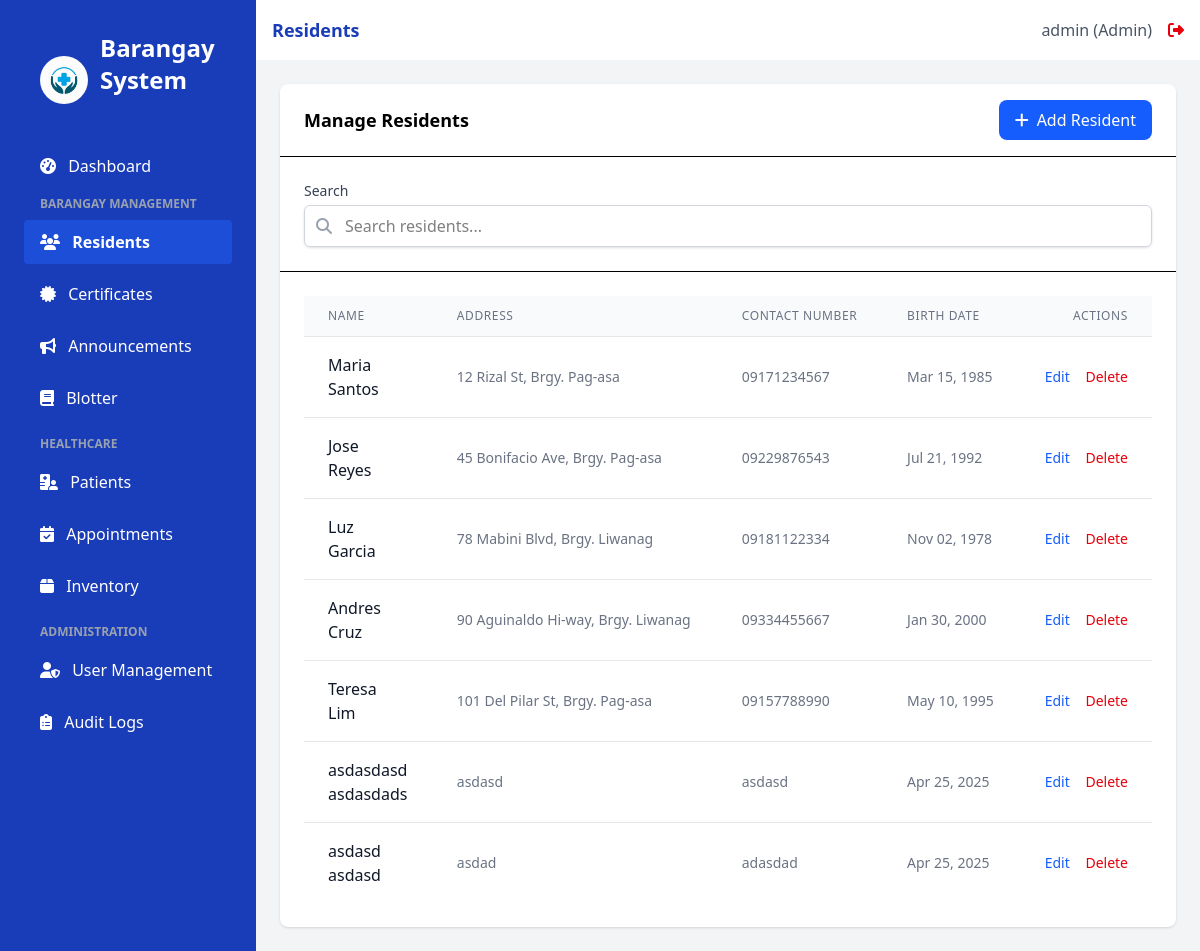
/residents (signed in), run on the app's committed database.
### app.py (models this page shows, shortened)
class User(UserMixin, db.Model):
    id = db.Column(db.Integer, primary_key=True)
    username = db.Column(db.String(100), unique=True, nullable=False)
    email = db.Column(db.String(100), unique=True, nullable=False)
    password_hash = db.Column(db.String(200), nullable=False)
    role = db.Column(db.String(20), nullable=False, default='staff')  # admin, doctor, nurse, staff
    created_at = db.Column(db.DateTime, default=datetime.utcnow)
    issued_certificates = db.relationship('Certificate', backref='issuer', lazy=True)

class Resident(db.Model):
    id = db.Column(db.Integer, primary_key=True)
    first_name = db.Column(db.String(100), nullable=False)
    last_name = db.Column(db.String(100), nullable=False)
    address = db.Column(db.String(200), nullable=False)
    contact_number = db.Column(db.String(20))
    birth_date = db.Column(db.Date)
    created_at = db.Column(db.DateTime, default=datetime.utcnow)
    is_patient = db.Column(db.Boolean, default=False)

### app.py (the view)
@app.route('/residents')
@login_required
def residents():
    residents_list = Resident.query.all()
    return render_template('residents.html', title='Residents', residents=residents_list)

### app.py (called while the page is built)
@login_manager.user_loader
def load_user(user_id):
    return User.query.get(int(user_id))

### templates/residents.html (shortened to what this page needs)
{% extends 'base.html' %}
{% block content %}
<div x-data="residentSystem()" class="bg-white rounded-lg shadow">
    <div class="border-b px-6 py-4 flex items-center justify-between">
        <h2 class="font-semibold text-lg">Manage Residents</h2>
        <button @click="openModal()" class="bg-blue-600 hover:bg-blue-700 text-white px-4 py-2 rounded-lg flex items-center">
            <i class="fas fa-plus mr-2"></i> Add Resident
        </button>
    </div>
    <div class="p-6 border-b">
        <div class="flex flex-col md:flex-row gap-4">
            <div class="flex-1">
                <label for="search" class="block text-sm font-medium text-gray-700 mb-1">Search</label>
                <div class="relative">
                    <div class="absolute inset-y-0 left-0 pl-3 flex items-center pointer-events-none">
                        <i class="fas fa-search text-gray-400"></i>
                    </div>
                    <input type="text" id="search" x-model="searchQuery" class="block w-full pl-10 pr-3 py-2 border border-gray-300 rounded-md shadow-sm focus:outline-none focus:ring-blue-500 focus:border-blue-500" placeholder="Search residents...">
                </div>
            </div>
        </div>
    </div>
    <div class="p-6 overflow-x-auto">
        <table class="min-w-full divide-y divide-gray-200">
            <thead class="bg-gray-50">
                <tr>
                    <th scope="col" class="px-6 py-3 text-left text-xs font-medium text-gray-500 uppercase tracking-wider">Name</th>
                    <th scope="col" class="px-6 py-3 text-left text-xs font-medium text-gray-500 uppercase tracking-wider">Address</th>
                    <th scope="col" class="px-6 py-3 text-left text-xs font-medium text-gray-500 uppercase tracking-wider">Contact Number</th>
                    <th scope="col" class="px-6 py-3 text-left text-xs font-medium text-gray-500 uppercase tracking-wider">Birth Date</th>
                    <th scope="col" class="px-6 py-3 text-right text-xs font-medium text-gray-500 uppercase tracking-wider">Actions</th>
                </tr>
            </thead>
            <tbody class="bg-white divide-y divide-gray-200">
                {% if residents %}
                    {% for resident in residents %}
                    <tr data-id="{{ resident.id }}">
                        <td class="px-6 py-4 whitespace-nowrap">
                            <div class="font-medium text-gray-900" data-field="firstName">{{ resident.first_name }}</div>
                            <div class="font-medium text-gray-900" data-field="lastName">{{ resident.last_name }}</div>
                        </td>
                        <td class="px-6 py-4 whitespace-nowrap text-sm text-gray-500" data-field="address">
                            {{ resident.address }}
                        </td>
                        <td class="px-6 py-4 whitespace-nowrap text-sm text-gray-500" data-field="contact">
                            {{ resident.contact_number }}
                        </td>
                        <td class="px-6 py-4 whitespace-nowrap text-sm text-gray-500" data-field="birthDate" data-value="{{ resident.birth_date.strftime('%Y-%m-%d') if resident.birth_date else '' }}">
                            {{ resident.birth_date.strftime('%b %d, %Y') if resident.birth_date }}
                        </td>
                        <td class="px-6 py-4 whitespace-nowrap text-right text-sm font-medium">
                            <button class="text-blue-600 hover:text-blue-900 mr-3" @click="editResident({{ resident.id }})">Edit</button>
                            <button class="text-red-600 hover:text-red-900" @click="deleteResident({{ resident.id }})">Delete</button>
                        </td>
                    </tr>
                    {% endfor %}
                {% else %}
                    <tr>
                        <td colspan="5" class="px-6 py-4 text-center text-sm text-gray-500">
                            No residents found
                        </td>
                    </tr>
                {% endif %}
            </tbody>
        </table>
    </div>
</div>
{% endblock %}

### templates/base.html (shortened to what this page needs)
<!DOCTYPE html>
<html lang="en">
<head>
    <script src="https://cdn.jsdelivr.net/npm/@tailwindcss/browser@4"></script>
    <link rel="stylesheet" href="https://cdnjs.cloudflare.com/ajax/libs/font-awesome/6.4.0/css/all.min.css">
</head>
<body class="bg-gray-50 flex h-screen">
    <div class="bg-blue-800 text-white w-64 py-4 flex-shrink-0 hidden md:block">
        <div class="px-6">
            <div class="p-4 flex items-center">
                <img src="{{ url_for('static', filename='images/logo.jpg') }}" alt="Barangay Logo" class="h-12 w-12 mr-3 rounded-full">
                <h1 class="text-2xl font-bold mb-8">Barangay System</h1>
            </div>
            <nav>
                <a href="{{ url_for('index') }}" class="sidebar-link block py-2.5 px-4 rounded transition duration-200 {% if request.path == url_for('index') %}sidebar-active{% else %}hover:bg-blue-700{% endif %} mb-2">
                    <i class="fas fa-tachometer-alt mr-2"></i> Dashboard
                </a>
                {% if current_user.role != 'doctor' and current_user.role != 'nurse' %}
                <div class="mb-4">
                    <p class="text-xs uppercase text-gray-400 font-semibold mb-2 pl-4">Barangay Management</p>
                    <a href="{{ url_for('residents') }}" class="sidebar-link block py-2.5 px-4 rounded transition duration-200 {% if request.path == url_for('residents') %}sidebar-active{% else %}hover:bg-blue-700{% endif %} mb-2">
                        <i class="fas fa-users mr-2"></i> Residents
                    </a>
                    <a href="{{ url_for('certificates') }}" class="sidebar-link block py-2.5 px-4 rounded transition duration-200 {% if request.path == url_for('certificates') %}sidebar-active{% else %}hover:bg-blue-700{% endif %} mb-2">
                        <i class="fas fa-certificate mr-2"></i> Certificates
                    </a>
                    <a href="{{ url_for('announcements') }}" class="sidebar-link block py-2.5 px-4 rounded transition duration-200 {% if request.path == url_for('announcements') %}sidebar-active{% else %}hover:bg-blue-700{% endif %} mb-2">
                        <i class="fas fa-bullhorn mr-2"></i> Announcements
                    </a>
                    <a href="{{ url_for('blotter') }}" class="sidebar-link block py-2.5 px-4 rounded transition duration-200 {% if request.path.startswith('/blotter') %}sidebar-active{% else %}hover:bg-blue-700{% endif %} mb-2">
                        <i class="fas fa-book mr-2"></i> Blotter
                    </a>
                </div>
                {% endif %}
                {% if current_user.role != 'staff' %}
                <div class="mb-4">
                    <p class="text-xs uppercase text-gray-400 font-semibold mb-2 pl-4">Healthcare</p>
                    <a href="{{ url_for('patients') }}" class="sidebar-link block py-2.5 px-4 rounded transition duration-200 {% if request.path == url_for('patients') %}sidebar-active{% else %}hover:bg-blue-700{% endif %} mb-2">
                        <i class="fas fa-hospital-user mr-2"></i> Patients
                    </a>
                    <a href="{{ url_for('appointments') }}" class="sidebar-link block py-2.5 px-4 rounded transition duration-200 {% if request.path == url_for('appointments') %}sidebar-active{% else %}hover:bg-blue-700{% endif %} mb-2">
                        <i class="fas fa-calendar-check mr-2"></i> Appointments
                    </a>
                    <a href="{{ url_for('inventory') }}" class="sidebar-link block py-2.5 px-4 rounded transition duration-200 {% if request.path == url_for('inventory') %}sidebar-active{% else %}hover:bg-blue-700{% endif %} mb-2">
                        <i class="fas fa-box mr-2"></i> Inventory
                    </a>
                </div>
                {% endif %}
                {% if current_user.is_authenticated and current_user.role == 'admin' %}
                <div class="mb-4">
                    <p class="text-xs uppercase text-gray-400 font-semibold mb-2 pl-4">Administration</p>
                    <a href="{{ url_for('users') }}" class="sidebar-link block py-2.5 px-4 rounded transition duration-200 {% if request.path == url_for('users') %}sidebar-active{% else %}hover:bg-blue-700{% endif %} mb-2">
                        <i class="fas fa-user-shield mr-2"></i> User Management
                    </a>
                    <a href="{{ url_for('audit_logs') }}" class="sidebar-link block py-2.5 px-4 rounded transition duration-200 {% if request.path == url_for('audit_logs') %}sidebar-active{% else %}hover:bg-blue-700{% endif %} mb-2">
                        <i class="fas fa-clipboard-list mr-2"></i> Audit Logs
                    </a>
                </div>
                {% endif %}
            </nav>
        </div>
    </div>
    <div class="flex-1 flex flex-col overflow-hidden">
        <header class="bg-white shadow-sm py-4 px-4">
            <div class="flex items-center justify-between">
                <div class="text-lg font-semibold text-blue-800">{{ title }}</div>
                {% if current_user.is_authenticated %}
                <div class="flex items-center">
                    <span class="text-gray-600 mr-4">{{ current_user.username }} ({{ current_user.role|capitalize }})</span>
                    <a href="{{ url_for('logout') }}" class="text-red-600 hover:text-red-800">
                        <i class="fas fa-sign-out-alt"></i>
                    </a>
                </div>
                {% endif %}
            </div>
        </header>
        <main class="flex-1 overflow-x-hidden overflow-y-auto bg-gray-100 p-6">
            {% block content %}{% endblock %}
        </main>
    </div>
</body>
</html>

### templates/base.html (style rules this page uses)
.sidebar-active { background-color: #1D4ED8; color: white; font-weight: 600; }

### data on the page
User: username "admin", role "Admin"
Resident: first_name "Maria", last_name "Santos", address "12 Rizal St, Brgy. Pag-asa", contact_number "09171234567", birth_date "Mar 15, 1985"
Resident: first_name "Jose", last_name "Reyes", address "45 Bonifacio Ave, Brgy. Pag-asa", contact_number "09229876543", birth_date "Jul 21, 1992"
Resident: first_name "Luz", last_name "Garcia", address "78 Mabini Blvd, Brgy. Liwanag", contact_number "09181122334", birth_date "Nov 02, 1978"
Resident: first_name "Andres", last_name "Cruz", address "90 Aguinaldo Hi-way, Brgy. Liwanag", contact_number "09334455667", birth_date "Jan 30, 2000"
Resident: first_name "Teresa", last_name "Lim", address "101 Del Pilar St, Brgy. Pag-asa", contact_number "09157788990", birth_date "May 10, 1995"
Resident: first_name "asdasdasd", last_name "asdasdads", address "asdasd", contact_number "asdasd", birth_date "Apr 25, 2025"
Resident: first_name "asdasd", last_name "asdasd", address "asdad", contact_number "adasdad", birth_date "Apr 25, 2025"

### other printed values
{{ title }} "Residents"
